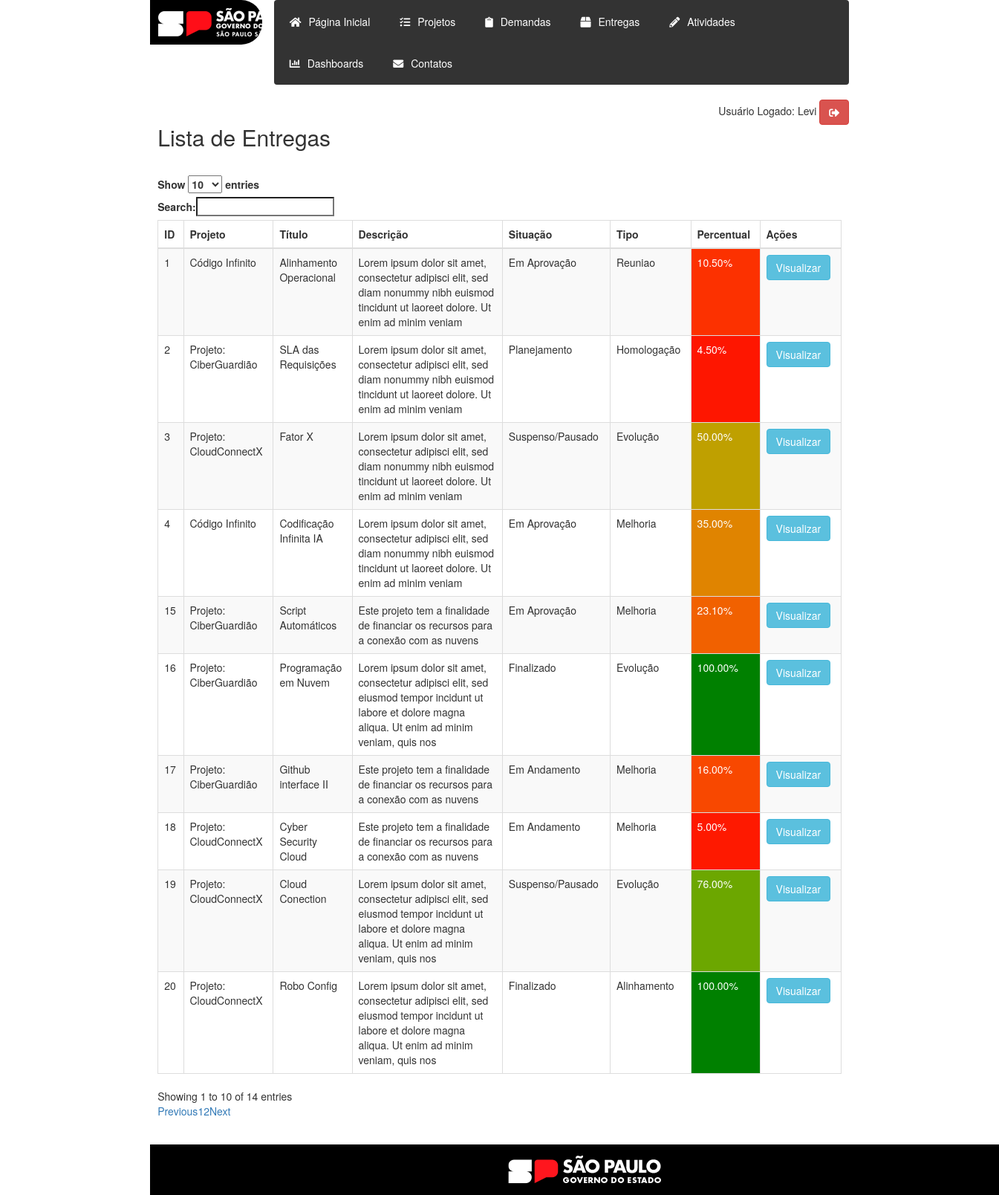
The page /entregas/consultar_entrega.php (signed in) on the database its author committed.
### tables this page shows
CREATE TABLE `entregas` (
  `ID` int(11) NOT NULL,
  `Projetos_ID` int(11) DEFAULT NULL,
  `Titulo` varchar(90) DEFAULT NULL,
  `Descricao` varchar(150) DEFAULT NULL,
  `Situacao_ID` int(11) DEFAULT NULL,
  `Tipo_Atividade_ID` int(11) DEFAULT NULL,
  `Percentual` decimal(5,2) DEFAULT NULL
);

CREATE TABLE `projetos` (
  `ID` int(11) NOT NULL,
  `Nome` varchar(100) DEFAULT NULL,
  `Objetivo` varchar(200) DEFAULT NULL,
  `Data_Inicio` date DEFAULT NULL,
  `Prazo_Estimado` date DEFAULT NULL,
  `Situacao_ID` int(11) DEFAULT NULL,
  `Tipo_Projeto_ID` int(11) DEFAULT NULL,
  `Subtipo_Projeto_ID` int(11) DEFAULT NULL,
  `Nivel_Prioridade_Projeto_ID` int(11) DEFAULT NULL,
  `Criticidade_ID` int(11) DEFAULT NULL,
  `Tipos_Contatos_ID` int(11) DEFAULT NULL,
  `Contatos_Tecnicos_ID` int(11) DEFAULT NULL,
  `Orcamento_Previsto` decimal(10,2) DEFAULT NULL,
  `Gerente_Projeto_ID` int(11) DEFAULT NULL,
  `Coordenadoria_ID` int(11) DEFAULT NULL
);

CREATE TABLE `situacao` (
  `ID` int(11) NOT NULL,
  `Nome` varchar(50) DEFAULT NULL
);

CREATE TABLE `tipo_atividade` (
  `ID` int(11) NOT NULL,
  `Nome` varchar(50) DEFAULT NULL
);

### entregas/consultar_entrega.php (the view, shortened to what this page needs)
<?php
include_once("../config/conexao.php");
mysqli_query($conn, "SET NAMES 'utf8';");
function buscarDadosEntregas($conn)
{
    $sql = "SELECT e.ID, p.Nome as NomeProjeto, e.Titulo, e.Descricao, s.Nome as NomeSituacao, st.Nome as NomeTipoAtividade, e.Percentual
            FROM entregas e
            LEFT JOIN projetos p ON e.Projetos_ID = p.ID
            LEFT JOIN situacao s ON e.Situacao_ID = s.ID
            LEFT JOIN tipo_atividade st ON e.Tipo_Atividade_ID = st.ID";
    $resultado = $conn->query($sql);
    $dados = [];
    if ($resultado->num_rows > 0) {
        while ($row = $resultado->fetch_assoc()) {
            $dados[] = $row;
        }
    }
    return $dados;
}
?>
<!DOCTYPE html>
<html lang="pt-br">
<head>
    <link rel="stylesheet" href="https://maxcdn.bootstrapcdn.com/bootstrap/3.3.7/css/bootstrap.min.css">
    <link rel="stylesheet" href="https://cdn.datatables.net/1.10.19/css/dataTables.bootstrap.min.css">
    <link rel="stylesheet" href="https://cdnjs.cloudflare.com/ajax/libs/font-awesome/5.15.3/css/all.min.css">
    <link rel="stylesheet" type="text/css" href="../stylesheet.css" media="screen" />
</head>
<body onload="redirecionarParaLogin()">
    <header>
        <div class="main mx-auto tabela-projetos">
            <div class="row">
                <div class="col-md-2">
                    <div class="logo-container">
                        <img src="../imagem/logo-governo-do-estado-sp.png">
                    </div>
                </div>
                <div class="col-md-10">
                    <nav class="navbar">
                        <ul class="nav navbar-nav">
                            <li><a href="../index.php"><i class="fas fa-home"></i>Página Inicial</a></li>
                            <li>
                                <a href="#">
                                    <i class="fas fa-tasks"></i>Projetos
                                </a>
                            </li>
                            <li>
                                <a href="#">
                                    <i class="fas fa-clipboard"></i>Demandas
                                </a>
                            </li>
                            <li>
                                <a href="#">
                                    <i class="fas fa-box"></i>Entregas
                                </a>
                            </li>
                            <li>
                                <a href="#">
                                    <i class="fas fa-pencil-alt"></i>Atividades
                                </a>
                            </li>
                            <li>
                                <a href="#">
                                    <i class="fas fa-chart-bar"></i>Dashboards
                                </a>
                            </li>
                            <li>
                                <a href="#">
                                    <i class="fas fa-envelope"></i>Contatos
                                </a>
                            </li>
                        </ul>
                    </nav>
                    <div align="right">
                        Usuário Logado:
                        <?php echo $_SESSION['usuario']; ?>
                        <a href="../logout.php" class="btn btn-danger">
                            <i class="fas fa-sign-out-alt"></i></a>
                    </div>
                </div>
            </div>
        </div>
    </header>
    <div class="container main">
        <h2 class="main mx-auto tabela-projetos">Lista de Entregas</h2>
        <p>
        <div class="main mx-auto tabela-projetos">
            <table id="projetos-table" class="table table-striped table-bordered" style="width:100%">
                <thead>
                    <tr>
                        <th>ID</th>
                        <th>Projeto</th>
                        <th>Título</th>
                        <th>Descrição</th>
                        <th>Situação</th>
                        <th>Tipo</th>
                        <th>Percentual</th>
                        <th>Ações</th>
                    </tr>
                </thead>
                <tbody>
                    <?php
                    function obterCorFundo($percentual)
                    {
                        $vermelho = [255, 0, 0];
                        $amarelo = [255, 255, 0];
                        $verde = [0, 128, 0];
                        $corRGB = interpolarCores($vermelho, $amarelo, $verde, $percentual / 100);
                        return "rgb($corRGB[0], $corRGB[1], $corRGB[2])";
                    }
                    function interpolarCores($inicio, $meio, $fim, $fracao)
                    {
                        $corInterpolada = [];
                        foreach (range(0, 2) as $i) {
                            $corInterpolada[$i] = round((1 - $fracao) * ((1 - $fracao) * $inicio[$i] + $fracao * $meio[$i]) + $fracao * ((1 - $fracao) * $meio[$i] + $fracao * $fim[$i]));
                        }
                        return $corInterpolada;
                    }
                    $dados = buscarDadosEntregas($conn);
                    foreach ($dados as $row) {
                        $percentual = $row['Percentual'];
                        $corFundo = obterCorFundo($percentual);
                        echo "<tr>";
                        echo "<td>{$row['ID']}</td>";
                        echo "<td>{$row['NomeProjeto']}</td>";
                        echo "<td>{$row['Titulo']}</td>";
                        echo "<td>{$row['Descricao']}</td>";
                        echo "<td>{$row['NomeSituacao']}</td>";
                        echo "<td>{$row['NomeTipoAtividade']}</td>";
                        echo "<td style='background: $corFundo; color: white;'>" . number_format($percentual, 2, '.', '') . "%</td>";
                        echo "<td><button class='btn btn-info btn-visualizar' data-id='{$row['ID']}'>Visualizar</button>";
                        echo "</tr>";
                    }
                    ?>
                </tbody>
            </table>
        </div>
    </div>
    <p>
    <footer>
        <div class="container main">
            <img src="..\imagem\rodape_preto.png" alt="Rodapé" />
        </div>
    </footer>
</body>
</html>

### stylesheet.css (style rules this page uses)
.logo-container { background-color: #000; padding: 11px; border-radius: 0 28px 28px 0; width: 115%; margin-right: 10px; }
.logo-container img { max-width: 210px; }
.navbar { background-color: #333; color: #fff; margin-left: 5px; }
.navbar ul.navbar-nav li { padding: 3px 5px; }
.navbar ul.navbar-nav li a { color: #fff; }
.navbar i { margin-right: 10px; }
footer { width: 70%; text-align: center; background-color: #000; margin: 0 auto; }
.submenu li a { color: #fff; text-decoration: none; display: block; }
.tabela-projetos { max-width: 70%; }
.main { width: 100%; margin: 0 auto; }
p { padding-bottom: 25px; }

### rows shown on the page
entregas: ID "1", Projetos_ID.Nome "Código Infinito", Titulo "Alinhamento Operacional", Descricao "Lorem ipsum dolor sit amet, consectetur adipisci elit, sed diam nonummy nibh euismod tincidunt ut laoreet dolore. Ut enim ad minim veniam", Situacao_ID.Nome "Em Aprovação", Tipo_Atividade_ID.Nome "Reuniao", Percentual "10.50"
entregas: ID "2", Projetos_ID.Nome "Projeto: CiberGuardião", Titulo "SLA das Requisições", Descricao "Lorem ipsum dolor sit amet, consectetur adipisci elit, sed diam nonummy nibh euismod tincidunt ut laoreet dolore. Ut enim ad minim veniam", Situacao_ID.Nome "Planejamento", Tipo_Atividade_ID.Nome "Homologação", Percentual "4.50"
entregas: ID "3", Projetos_ID.Nome "Projeto: CloudConnectX", Titulo "Fator X", Descricao "Lorem ipsum dolor sit amet, consectetur adipisci elit, sed diam nonummy nibh euismod tincidunt ut laoreet dolore. Ut enim ad minim veniam", Situacao_ID.Nome "Suspenso/Pausado", Tipo_Atividade_ID.Nome "Evolução", Percentual "50.00"
entregas: ID "4", Projetos_ID.Nome "Código Infinito", Titulo "Codificação Infinita IA", Descricao "Lorem ipsum dolor sit amet, consectetur adipisci elit, sed diam nonummy nibh euismod tincidunt ut laoreet dolore. Ut enim ad minim veniam", Situacao_ID.Nome "Em Aprovação", Tipo_Atividade_ID.Nome "Melhoria", Percentual "35.00"
entregas: ID "15", Projetos_ID.Nome "Projeto: CiberGuardião", Titulo "Script Automáticos", Descricao "Este projeto tem a finalidade de financiar os recursos para a conexão com as nuvens", Situacao_ID.Nome "Em Aprovação", Tipo_Atividade_ID.Nome "Melhoria", Percentual "23.10"
entregas: ID "16", Projetos_ID.Nome "Projeto: CiberGuardião", Titulo "Programação em Nuvem", Descricao "Lorem ipsum dolor sit amet, consectetur adipisci elit, sed eiusmod tempor incidunt ut labore et dolore magna aliqua. Ut enim ad minim veniam, quis nos", Situacao_ID.Nome "Finalizado", Tipo_Atividade_ID.Nome "Evolução", Percentual "100.00"
entregas: ID "17", Projetos_ID.Nome "Projeto: CiberGuardião", Titulo "Github interface II", Descricao "Este projeto tem a finalidade de financiar os recursos para a conexão com as nuvens", Situacao_ID.Nome "Em Andamento", Tipo_Atividade_ID.Nome "Melhoria", Percentual "16.00"
entregas: ID "18", Projetos_ID.Nome "Projeto: CloudConnectX", Titulo "Cyber Security Cloud", Descricao "Este projeto tem a finalidade de financiar os recursos para a conexão com as nuvens", Situacao_ID.Nome "Em Andamento", Tipo_Atividade_ID.Nome "Melhoria", Percentual "5.00"
entregas: ID "19", Projetos_ID.Nome "Projeto: CloudConnectX", Titulo "Cloud Conection", Descricao "Lorem ipsum dolor sit amet, consectetur adipisci elit, sed eiusmod tempor incidunt ut labore et dolore magna aliqua. Ut enim ad minim veniam, quis nos", Situacao_ID.Nome "Suspenso/Pausado", Tipo_Atividade_ID.Nome "Evolução", Percentual "76.00"
entregas: ID "20", Projetos_ID.Nome "Projeto: CloudConnectX", Titulo "Robo Config", Descricao "Lorem ipsum dolor sit amet, consectetur adipisci elit, sed eiusmod tempor incidunt ut labore et dolore magna aliqua. Ut enim ad minim veniam, quis nos", Situacao_ID.Nome "Finalizado", Tipo_Atividade_ID.Nome "Alinhamento", Percentual "100.00"

### other values the page prints
$_SESSION['usuario'] "Levi"
